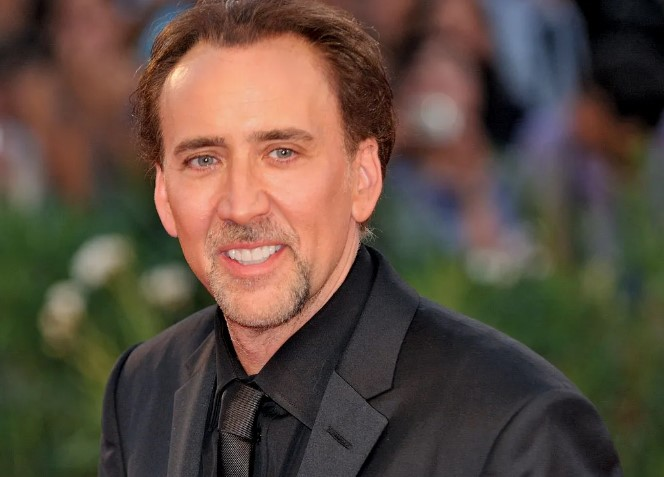
#> input picture NicolasCage.jpg, 664 x 477 px
$ jupyter execute --allow-errors ICE1.ipynb
#> lines starting #> are read from the running program, lines starting #| are printed output that depends on the picture
[cell 1]
## Code notified by : https://github.com/Rahul28428/Celebrity-Face-Recognition/blob/main/sports_celebrity_classification.ipynb
import numpy as np
import cv2 ## for facial detection
import matplotlib.pyplot as plt

[cell 2]
image = cv2.imread('NicolasCage.jpg')
#> image is the input picture: shape (477, 664, 3); mean B, G, R 63.9, 75.3, 91.6

[cell 3]
plt.imshow(image)

#Smurf

[cell 4]
## convert to grayscale
bnw = cv2.cvtColor(image,cv2.COLOR_BGR2GRAY)
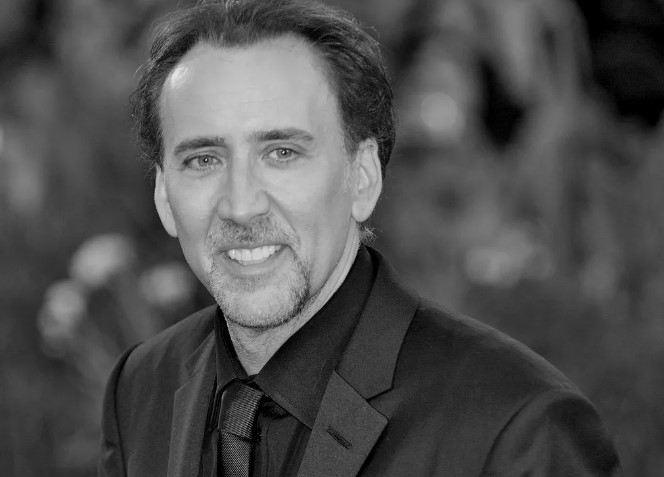
#> bnw: shape (477, 664); min 0, max 242, mean 78.9

[cell 5]
plt.imshow(bnw, cmap = 'gray')

## successfully converted

[cell 6]
cascade = cv2.CascadeClassifier('haarcascade_frontalface_default.xml')
faces = cascade.detectMultiScale(bnw, 1.5, 5)
#> faces = [[112, 45, 273, 273]]
faces
#> Out = [[112, 45, 273, 273]]

[cell 7]
(x,y,w,h) = faces[0]
#> x = 112; y = 45; w = 273; h = 273
face_image = cv2.rectangle(image, (x,y), (x+w, y+h),(200,0,0),2)
plt.imshow(face_image)
